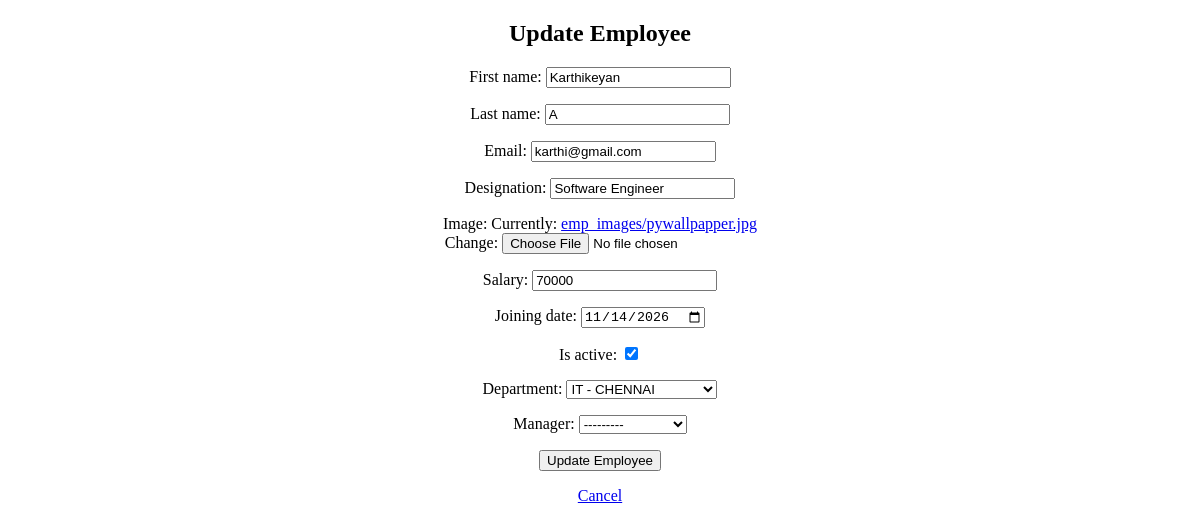
Screenshot of /employee/edit/1/ with the database file from the repository.
### employees/models.py (models this page shows, shortened)
class Employee(models.Model):
    first_name = models.CharField(max_length=50)
    last_name = models.CharField(max_length=50)
    email = models.EmailField(unique=True)
    designation = models.CharField(max_length=50)
    image = models.ImageField(upload_to='emp_images', default='default.png')
    salary = models.IntegerField()
    joining_date = models.DateField()
    is_active = models.BooleanField(default=True)
    department = models.ForeignKey(Department, on_delete=models.SET_NULL, blank=True, null=True, related_name='employees')
    manager = models.ForeignKey('self', on_delete=models.SET_NULL, blank=True, null=True, related_name='subordinates')
    def __str__(self):
        return f"{self.first_name} {self.last_name}"

### employees/views.py (the view)
# urls.py: path('edit/<int:id>/', views.edit_employee, name='edit_employee'),
def edit_employee(request, id):
    employee = get_object_or_404(Employee, id=id)
    if request.method == 'POST':
        form = EmployeeForm(
            request.POST,
            request.FILES,
            instance=employee
        )
        if form.is_valid():
            form.save()
            return redirect('employee_detail', id=employee.id)
    else:
        form = EmployeeForm(instance=employee)
    context = {
        'form': form,
        'employee': employee,
    }
    return render(request, 'edit_employee.html', context)

### employees/forms.py
class EmployeeForm(forms.ModelForm):
    class Meta:
        model = Employee
        fields = '__all__'
        widgets = {
            'joining_date': forms.DateInput(attrs={'type':'date'})
        }

### employees/models.py (called while the page is built)
    def __str__(self):
        return f"{self.name} - {self.location}"

### templates/edit_employee.html (shortened to what this page needs)
{% load static %}
<!DOCTYPE html>
<html lang="en">
<head>
    <link rel="stylesheet" href="{% static 'css/style.css' %}">
</head>
<body>
    <h2 style="text-align:center;">Update Employee</h2>
    <form action="{% url 'edit_employee' employee.id %}"
          method="POST"
          enctype="multipart/form-data"
          style="text-align:center;">
        {{ form.as_p }}
        <button type="submit">Update Employee</button>
    </form>
    <p style="text-align:center;">
        <a href="{% url 'employee_detail' employee.id %}">Cancel</a>
    </p>
</body>
</html>

### rows the page displays
Employee: first_name "Karthikeyan", last_name "A", email "karthi@gmail.com", designation "Software Engineer", salary "70000", joining_date "11/14/2026", is_active "☑", department "IT - CHENNAI", manager "---------"
